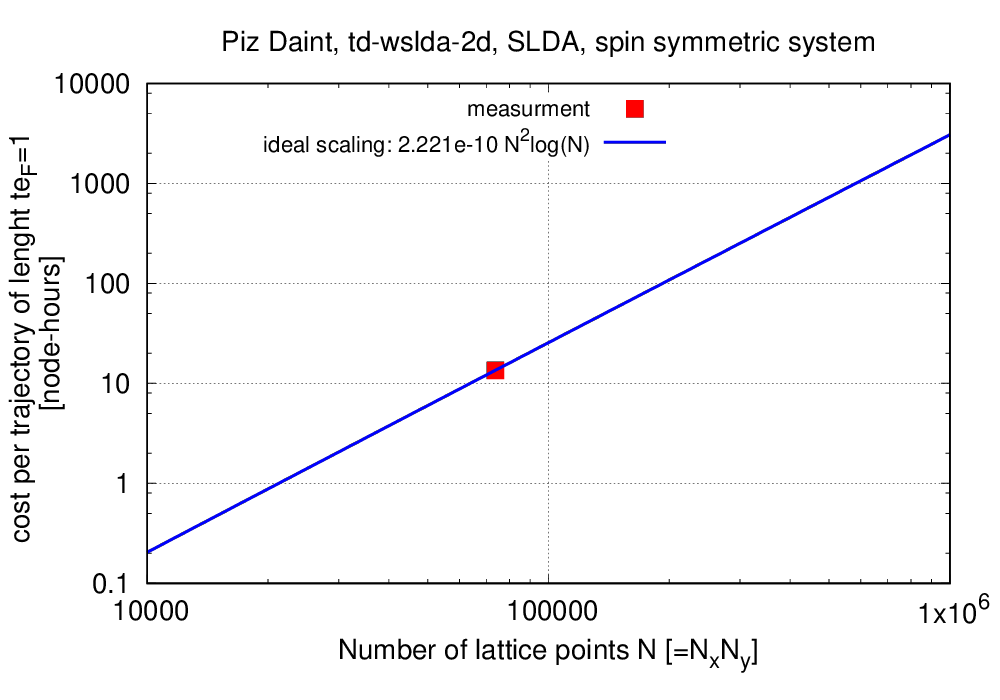

Reproduce this figure in gnuplot.
set term post enh eps color dashed 20
set output "td-piz-daint-scaling-1.eps"

set style line 1 pt 5 ps 2.0 lw 2. lt 1 lc 1       
set style line 2 pt 2 ps 1.5 lw 4. lt 1 lc 3  

set key top left font ",16"
set key spacing 1.5
set logscale xy
set xrange[10000:1e6]
set grid

set xlabel "Number of lattice points N [=N_xN_y]"
set ylabel "cost per trajectory of lenght te_F=1 \n[node-hours]" offset 3,0
set title "Piz Daint, td-wslda-2d, SLDA, spin symmetric system"

a=1
ideal(N) = a*N**2*log(N)
coeffa = 13.53   / ideal(768*96 )
a=coeffa

#fit ideal(x) "td-piz-daint-scaling-1.txt" u ($1*$2*$3):4 via a

ilabel = sprintf("ideal scaling: %.4g N^2log(N)", a)
plot "td-piz-daint-scaling-1.txt" u ($1*$2):4 title "measurment" w p ls 1, \
     ideal(x) title ilabel  w l ls 2

set out
set terminal X

system("convert -colorspace sRGB -density 200 td-piz-daint-scaling-1.eps td-piz-daint-scaling-1.png")
